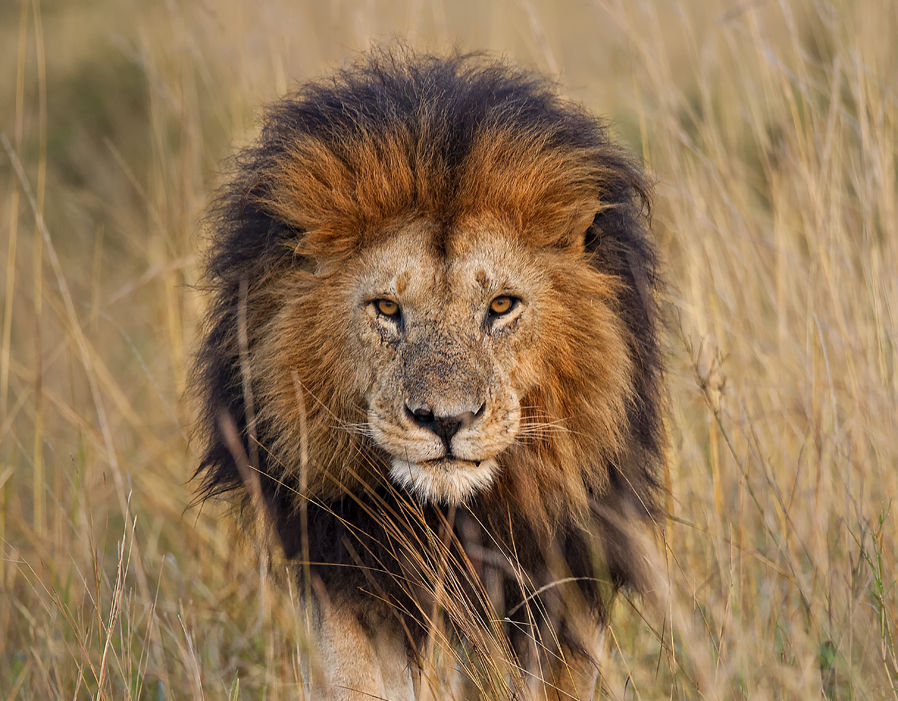
#> input picture scripts/cv1/data/lion.jpg, 898 x 701 px
$ python 6-blurring.py
#> lines starting #> are read from the running program, lines starting #| are printed output that depends on the picture
# various convolutions on images

import cv2
import numpy as np
from matplotlib import pyplot as plt

img = cv2.imread('../data/lion.jpg')
#> img is the input picture: shape (701, 898, 3); mean B, G, R 84.6, 117.1, 145
img = cv2.resize(img, None, fx=0.5, fy=0.5)
#> img: shape (350, 449, 3)
cv2.imshow('original', img)

## Average filter over 5x5 grid
kernel = np.ones((5,5),np.float32)/25
dst = cv2.filter2D(img,-1,kernel)
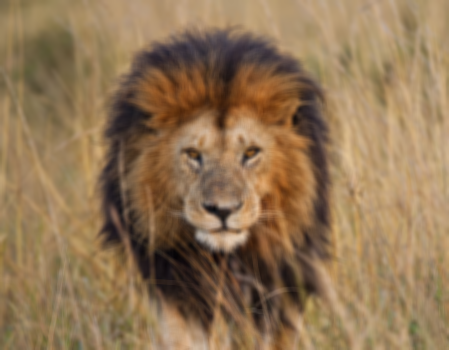
#> dst: shape (350, 449, 3); mean B, G, R 84.7, 117.2, 145.1
#OR
# dst = cv2.blur(img, (5,5))
cv2.imshow('average filter', dst)

## Gaussian
blur = cv2.GaussianBlur(img,(5,5),0)
cv2.imshow('gaussian blur', blur)


## Median filter
noisy = cv2.imread('../data/noisy2.png')
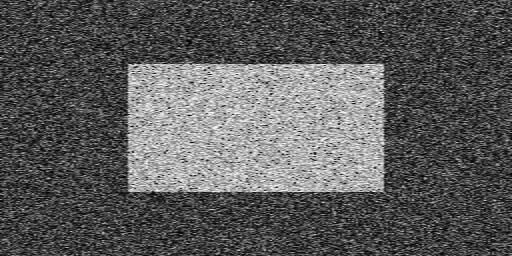
#> input picture scripts/cv1/data/noisy2.png, 512 x 256 px
#> noisy is the input picture: shape (256, 512, 3); min 0, max 254, mean 91
median = cv2.medianBlur(noisy,5)
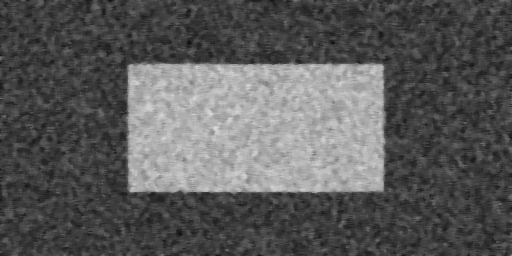
#> median: shape (256, 512, 3); min 15, max 221, mean 89.8
cv2.imshow('noisy image', noisy)
cv2.imshow('median filter', median)


## Bilateral filter (preserves edges but smoothes texture)
blur = cv2.bilateralFilter(img,9,75,75)
cv2.imshow('bilateral filter', blur)

cv2.waitKey(0)
cv2.destroyAllWindows()
